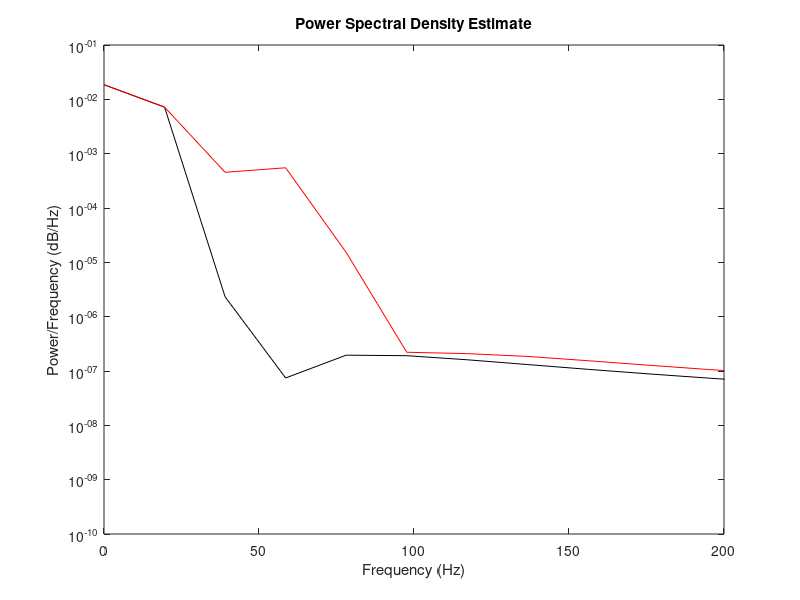

Write the MATLAB code that produced this figure. (Note: this script raises an error after producing the figure.)
clear; close all;
% parameters 
dt = 1e-4;%time step
t = 0:dt:5;%time vector
f = 2;%frquency of sine wave
fn = 50;%frequency of noise
sigma = 0.2;%amplitude of noise
% generate a test signal
y = sin(2*pi*f*t);
% calculate time derivative
dydt = (y(3:end) - y(1:end-2))/(2*dt);%3-pont differentiation see: https://prog-you.com/numerical_diff/#i-2

% add noise
yn = y + sigma*sin(2*pi*fn*t);%Noise added
dyndt = (yn(3:end) - yn(1:end-2))/(2*dt);

% calculate powerspctrum
% Compute the power spectral density using pwelch
% window = hann(256);
% noverlap = 128;
% nfft = 1024;
fs = 1/dt;
[Py, fy] = pwelch(y, [], [], [], fs);
[Pyn, fyn] = pwelch(yn, [], [], [], fs);

% Plot the power spectral density
figure;
plot(fy, Py,'k');
hold on
plot(fyn,Pyn,'r')
xlabel('Frequency (Hz)');
ylabel('Power/Frequency (dB/Hz)');
title('Power Spectral Density Estimate');
set(gca,'xlim',[0 200],'yscale','log')

% plot signals
figure
tiledlayout(2,2)
nexttile
plot(t,y)
title('Original signal')
set(gca,'YLim',[-1.5 1.5])
nexttile
plot(t,yn)
title('Signal plus noise')
set(gca,'YLim',[-1.5 1.5])
nexttile
plot(t(2:end-1),dydt)
%hold on
%plot(t, 2*pi*f*cos(2*pi*f*t))
title('Time derivative of original signal')
set(gca,'YLim',[-15 15])
nexttile
plot(t(2:end-1),dyndt)
title('Time derivative of noisy signal')
set(gca,'YLim',[-15 15])
